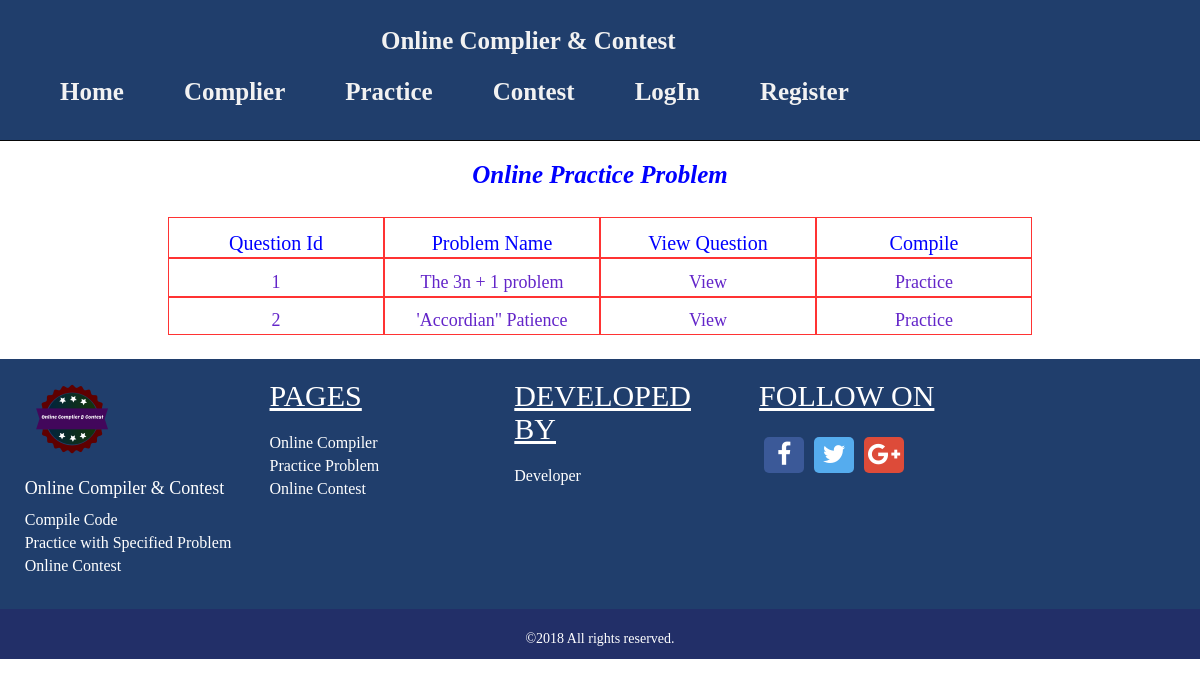
The app's page /practice.php with its own data.
### tables this page shows
CREATE TABLE `practice_problem` (
  `problem_id` int(11) NOT NULL,
  `problem_name` varchar(250) NOT NULL,
  `problem_path` varchar(250) NOT NULL,
  `input_set` varchar(250) NOT NULL,
  `output_set` varchar(10000) NOT NULL
);

### practice.php (the view, shortened to what this page needs)
<!DOCTYPE html>
<html>
    <head>
        <link href="css/practice.css" rel="stylesheet" type="text/css"/>
        <link href="css/bootstrap.min.css" rel="stylesheet" type="text/css"/>
    </head>
    <body>
        <div class="row">
            <div class="col-sm-12">
                <nav class="navbar navbar-inverse navbar-fixed-top nbar">
                    <?php
                    include'head.php';
                    ?>
                </nav>
            </div>
        </div>
        <div class="page_name" style="margin-top : 13%; color: blue;"><b><i>Online Practice Problem</i></b></div>
        <div class="problem_veiw">
            <div class="" style=" display:table;  width: 90%; margin-top: 2%; margin-left: 5%;">
                <div class="row">
                    <div class="col" style=" width: 20%; font-size: 20px;">Question Id</div>
                    <div class="col" style="width: 20%; font-size: 20px;">Problem Name</div>
                    <div class="col" style="width: 20%; font-size: 20px;">View Question</div>
                    <div class="col" style="width: 20%; font-size: 20px;">Compile</div>
                </div>
                <?php
                include 'config.php';
                $sql = "select * from practice_problem";
                $result = $connection->query($sql);
                while ($data = mysqli_fetch_assoc($result)) {
                    ?>
                    <div class="row">
                        <div class="col" style="width: 20%; color: #6325C9;"><?php echo $data['problem_id']; ?></div>
                        <div class="col" style="width: 20%; color: #6325C9;"><?php echo $data['problem_name']; ?></div>
                        <div class="col" style="width: 20%;"> <a style="text-decoration: none; color: #6325C9;" href = "practice_question_veiw.php?problem_id=<?php echo $data['problem_id']; ?>">View</a></div>
                        <div class="col" style="width: 20%;"><a style="text-decoration: none; color: #6325C9;" href = "compiler/online_compiler.php?problem_id=<?php echo $data['problem_id']; ?>">Practice</a></div>
                    </div>
                <?php }
                ?>
            </div>
        </div>
        <div> <?php include 'foot.php'; ?></div>
    </body>
</html>

### css/practice.css (style rules this page uses)
.page_name { margin-top: 13%; text-align: center; font-size: 25px; color: #595986; }
.row { display:table-row; }
.col { display: table-cell; border: 1px solid #ff3333; padding-top: 1%; text-align: center; font-size: 18px; color: blue; height: 30px; }
.problem_veiw { width: 100%; margin-left: 0%; margin-top: 1%; }

### practice.php (style rules this page uses)
.nbar { min-height: 68px; padding-top: 0px; color: white; font-size: 15px; font-weight: bold; }
body { font-family: ""; font-size: 14px; line-height: 1.42857143; color: #333; }

### records on screen
practice_problem: problem_id "1", problem_name "The 3n + 1 problem"
practice_problem: problem_id "2", problem_name "'Accordian\" Patience"
